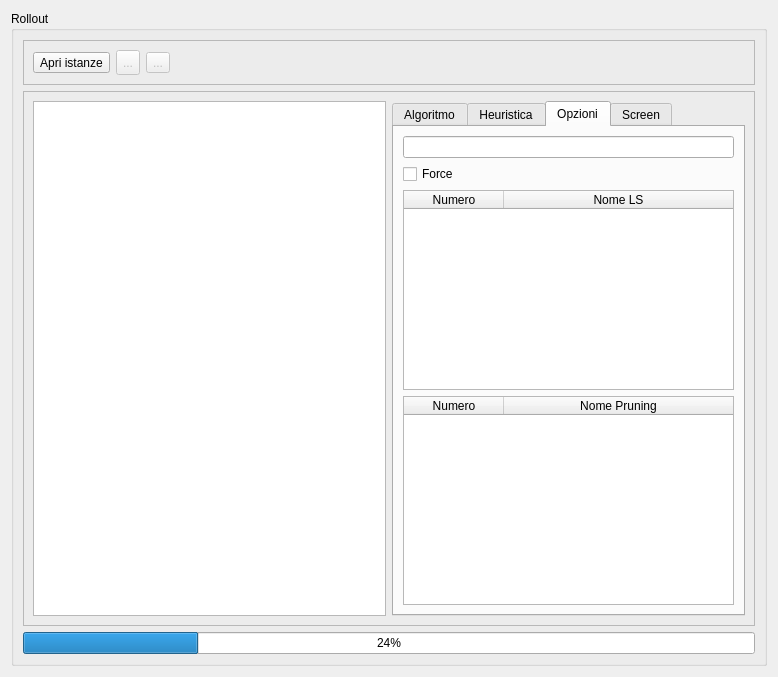
<?xml version="1.0" encoding="UTF-8"?>
<ui version="4.0">
 <class>Rollout_Details</class>
 <widget class="QDialog" name="Rollout_Details">
  <property name="windowModality">
   <enum>Qt::WindowModal</enum>
  </property>
  <property name="enabled">
   <bool>true</bool>
  </property>
  <property name="geometry">
   <rect>
    <x>0</x>
    <y>0</y>
    <width>778</width>
    <height>677</height>
   </rect>
  </property>
  <property name="sizePolicy">
   <sizepolicy hsizetype="Preferred" vsizetype="Preferred">
    <horstretch>0</horstretch>
    <verstretch>0</verstretch>
   </sizepolicy>
  </property>
  <property name="minimumSize">
   <size>
    <width>0</width>
    <height>0</height>
   </size>
  </property>
  <property name="baseSize">
   <size>
    <width>657</width>
    <height>496</height>
   </size>
  </property>
  <property name="windowTitle">
   <string>Dialog</string>
  </property>
  <layout class="QGridLayout" name="gridLayout">
   <item row="0" column="1">
    <widget class="QGroupBox" name="UiGroupBox">
     <property name="sizePolicy">
      <sizepolicy hsizetype="MinimumExpanding" vsizetype="MinimumExpanding">
       <horstretch>0</horstretch>
       <verstretch>0</verstretch>
      </sizepolicy>
     </property>
     <property name="title">
      <string>Rollout</string>
     </property>
     <layout class="QVBoxLayout" name="verticalLayout_2">
      <item>
       <widget class="QFrame" name="frame_2">
        <property name="frameShape">
         <enum>QFrame::StyledPanel</enum>
        </property>
        <property name="frameShadow">
         <enum>QFrame::Raised</enum>
        </property>
        <layout class="QGridLayout" name="gridLayout_2">
         <item row="0" column="0">
          <widget class="QToolButton" name="OpenFileButton">
           <property name="enabled">
            <bool>true</bool>
           </property>
           <property name="sizePolicy">
            <sizepolicy hsizetype="Fixed" vsizetype="Fixed">
             <horstretch>0</horstretch>
             <verstretch>0</verstretch>
            </sizepolicy>
           </property>
           <property name="text">
            <string>Apri istanze</string>
           </property>
           <property name="icon">
            <iconset resource="systray.qrc">
             <normaloff>:/Resources/folder.png</normaloff>:/Resources/folder.png</iconset>
           </property>
           <property name="iconSize">
            <size>
             <width>40</width>
             <height>40</height>
            </size>
           </property>
          </widget>
         </item>
         <item row="0" column="1">
          <widget class="QToolButton" name="ExeButton">
           <property name="enabled">
            <bool>false</bool>
           </property>
           <property name="minimumSize">
            <size>
             <width>0</width>
             <height>25</height>
            </size>
           </property>
           <property name="text">
            <string>...</string>
           </property>
           <property name="icon">
            <iconset resource="systray.qrc">
             <normaloff>:/Resources/exec.png</normaloff>:/Resources/exec.png</iconset>
           </property>
           <property name="iconSize">
            <size>
             <width>40</width>
             <height>40</height>
            </size>
           </property>
          </widget>
         </item>
         <item row="0" column="3">
          <spacer name="horizontalSpacer">
           <property name="orientation">
            <enum>Qt::Horizontal</enum>
           </property>
           <property name="sizeHint" stdset="0">
            <size>
             <width>40</width>
             <height>20</height>
            </size>
           </property>
          </spacer>
         </item>
         <item row="0" column="2">
          <widget class="QToolButton" name="CleanButton">
           <property name="enabled">
            <bool>false</bool>
           </property>
           <property name="text">
            <string>...</string>
           </property>
           <property name="icon">
            <iconset resource="systray.qrc">
             <normaloff>:/Resources/Broom_icon.png</normaloff>:/Resources/Broom_icon.png</iconset>
           </property>
           <property name="iconSize">
            <size>
             <width>40</width>
             <height>40</height>
            </size>
           </property>
          </widget>
         </item>
        </layout>
       </widget>
      </item>
      <item>
       <widget class="QFrame" name="frame">
        <property name="frameShape">
         <enum>QFrame::StyledPanel</enum>
        </property>
        <property name="frameShadow">
         <enum>QFrame::Raised</enum>
        </property>
        <layout class="QHBoxLayout" name="horizontalLayout_2">
         <item>
          <widget class="QListWidget" name="VisualList"/>
         </item>
         <item>
          <widget class="QTabWidget" name="tabWidget">
           <property name="currentIndex">
            <number>2</number>
           </property>
           <widget class="QWidget" name="tab">
            <attribute name="title">
             <string>Algoritmo</string>
            </attribute>
            <layout class="QHBoxLayout" name="horizontalLayout_3">
             <item>
              <widget class="QTableWidget" name="TabellaAlgoritmo">
               <attribute name="horizontalHeaderStretchLastSection">
                <bool>true</bool>
               </attribute>
               <attribute name="verticalHeaderStretchLastSection">
                <bool>false</bool>
               </attribute>
               <column>
                <property name="text">
                 <string>Numero</string>
                </property>
               </column>
               <column>
                <property name="text">
                 <string>Nome Algoritmo</string>
                </property>
               </column>
              </widget>
             </item>
            </layout>
           </widget>
           <widget class="QWidget" name="tab_2">
            <attribute name="title">
             <string>Heuristica</string>
            </attribute>
            <layout class="QHBoxLayout" name="horizontalLayout_4">
             <item>
              <widget class="QTableWidget" name="TabellaEuristica">
               <property name="gridStyle">
                <enum>Qt::SolidLine</enum>
               </property>
               <attribute name="horizontalHeaderStretchLastSection">
                <bool>true</bool>
               </attribute>
               <attribute name="verticalHeaderStretchLastSection">
                <bool>true</bool>
               </attribute>
               <column>
                <property name="text">
                 <string>Numero</string>
                </property>
               </column>
               <column>
                <property name="text">
                 <string>Nome Euristica</string>
                </property>
               </column>
              </widget>
             </item>
            </layout>
           </widget>
           <widget class="QWidget" name="tab_3">
            <attribute name="title">
             <string>Opzioni</string>
            </attribute>
            <layout class="QVBoxLayout" name="verticalLayout">
             <item>
              <widget class="QLineEdit" name="Result"/>
             </item>
             <item>
              <widget class="QCheckBox" name="ChForce">
               <property name="text">
                <string>Force</string>
               </property>
              </widget>
             </item>
             <item>
              <widget class="QTableWidget" name="TableLS">
               <property name="enabled">
                <bool>true</bool>
               </property>
               <property name="maximumSize">
                <size>
                 <width>16777215</width>
                 <height>200</height>
                </size>
               </property>
               <property name="columnCount">
                <number>2</number>
               </property>
               <attribute name="horizontalHeaderStretchLastSection">
                <bool>true</bool>
               </attribute>
               <attribute name="verticalHeaderCascadingSectionResizes">
                <bool>true</bool>
               </attribute>
               <attribute name="verticalHeaderShowSortIndicator" stdset="0">
                <bool>true</bool>
               </attribute>
               <attribute name="verticalHeaderStretchLastSection">
                <bool>false</bool>
               </attribute>
               <column>
                <property name="text">
                 <string>Numero</string>
                </property>
               </column>
               <column>
                <property name="text">
                 <string>Nome LS</string>
                </property>
               </column>
              </widget>
             </item>
             <item>
              <widget class="QTableWidget" name="tablePruning">
               <property name="maximumSize">
                <size>
                 <width>16777215</width>
                 <height>350</height>
                </size>
               </property>
               <attribute name="horizontalHeaderShowSortIndicator" stdset="0">
                <bool>true</bool>
               </attribute>
               <attribute name="horizontalHeaderStretchLastSection">
                <bool>true</bool>
               </attribute>
               <column>
                <property name="text">
                 <string>Numero</string>
                </property>
               </column>
               <column>
                <property name="text">
                 <string>Nome Pruning</string>
                </property>
               </column>
              </widget>
             </item>
            </layout>
           </widget>
           <widget class="QWidget" name="tab_4">
            <attribute name="title">
             <string>Screen</string>
            </attribute>
            <layout class="QHBoxLayout" name="horizontalLayout">
             <item>
              <widget class="QTextEdit" name="textEdit">
               <property name="autoFormatting">
                <set>QTextEdit::AutoAll</set>
               </property>
               <property name="readOnly">
                <bool>true</bool>
               </property>
               <property name="tabStopWidth">
                <number>60</number>
               </property>
              </widget>
             </item>
            </layout>
           </widget>
          </widget>
         </item>
        </layout>
       </widget>
      </item>
      <item>
       <widget class="QProgressBar" name="progressBar">
        <property name="value">
         <number>24</number>
        </property>
       </widget>
      </item>
     </layout>
    </widget>
   </item>
  </layout>
  <action name="actionChecked">
   <property name="checkable">
    <bool>true</bool>
   </property>
   <property name="text">
    <string>Checked</string>
   </property>
  </action>
 </widget>
 <resources>
  <include location="systray.qrc"/>
 </resources>
 <connections/>
</ui>
